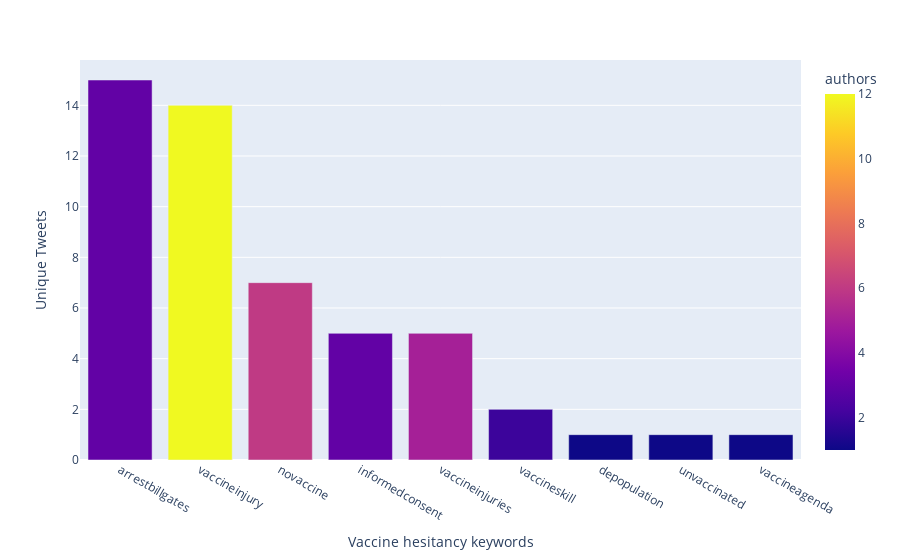

Here is the notebook cell this chart was saved with:
### Code cell
vaxgpaz = mistextdf[mistextdf.avax_keyword.notna() & mistextdf.astrazeneca] \
    .groupby(["avax_keyword"]).nunique().sort_values(["nodeID"],ascending=False).reset_index()
vaxgpaz

"Number of Tweets, and authors for vaccine hesitancy keywords (For AstraZeneca)"

import plotly.express as px
fig = px.bar(vaxgpaz.rename(columns=dict(nodeID="tweets",nodeUserID="authors")),
              x="avax_keyword",y="tweets",color='authors')
fig = fig.update_layout(
                        legend_title="Legend")
fig = fig.update_xaxes(title_text='Vaccine hesitancy keywords')
fig = fig.update_yaxes(title_text='Unique Tweets')
fig.show()

### Figure 1 — Plotly figure (JSON) as saved in the notebook; plotly's stock layout.template omitted (floating-point values rounded to 4 significant figures)
{"data": [{"alignmentgroup": "True", "hovertemplate": "avax_keyword=%{x}<br>tweets=%{y}<br>authors=%{marker.color}<extra></extra>", "legendgroup": "", "marker": {"color": [3, 12, 6, 3, 5, 2, 1, 1, 1], "coloraxis": "coloraxis", "pattern": {"shape": ""}}, "name": "", "offsetgroup": "", "orientation": "v", "showlegend": false, "textposition": "auto", "type": "bar", "x": ["arrestbillgates", "vaccineinjury", "novaccine", "informedconsent", "vaccineinjuries", "vaccineskill", "depopulation", "unvaccinated", "vaccineagenda"], "xaxis": "x", "y": [15, 14, 7, 5, 5, 2, 1, 1, 1], "yaxis": "y"}], "layout": {"barmode": "relative", "coloraxis": {"colorbar": {"title": {"text": "authors"}}, "colorscale": [[0, "#0d0887"], [0.1111, "#46039f"], [0.2222, "#7201a8"], [0.3333, "#9c179e"], [0.4444, "#bd3786"], [0.5556, "#d8576b"], [0.6667, "#ed7953"], [0.7778, "#fb9f3a"], [0.8889, "#fdca26"], [1, "#f0f921"]]}, "legend": {"title": {"text": "Legend"}, "tracegroupgap": 0}, "margin": {"t": 60}, "xaxis": {"anchor": "y", "domain": [0, 1], "title": {"text": "Vaccine hesitancy keywords"}}, "yaxis": {"anchor": "x", "domain": [0, 1], "title": {"text": "Unique Tweets"}}}}
